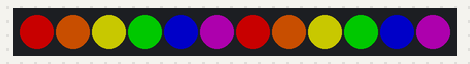
Recording of a sketch running on a simulated Arduino Uno, built with avr-gcc and run on an emulated ATmega328P. Shown: 12 RGB LEDs in strip order, left to right. Dim RGB values are drawn brighter than linear.

Above: at 0.1 s.
At 1.1 s:
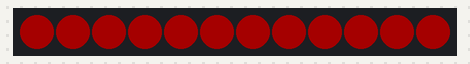

Measured:
- what the display in image 1 shows lasts 1.0 s, from 1.0 s to 2.0 s

The sketch:

09_Neo_Pixel_RAINBOW_Loop_3.ino
```cpp
#include <Adafruit_NeoPixel.h>

#define PIN 4
#define NUMPIXELS 12

int r = 100;
int g = 0;
int b = 0;
int j = 0;

Adafruit_NeoPixel pixels(NUMPIXELS, PIN, NEO_GRB + NEO_KHZ800);

void setup() {
  pixels.begin();
  pixels.setBrightness(100);
  pixels.show();
}


void loop() {
  for (int i = 0; i < NUMPIXELS; i++) {
    if (i % 6 == 0) {
      pixels.setPixelColor(i, pixels.Color(255, 0, 0));    // Red
    } else if (i % 6 == 1) {
      pixels.setPixelColor(i, pixels.Color(255, 100, 0));  // Orange
    } else if (i % 6 == 2) {
      pixels.setPixelColor(i, pixels.Color(255, 255, 0));  // Yellow
    } else if (i % 6 == 3) {
      pixels.setPixelColor(i, pixels.Color(0, 255, 0));    // Green
    } else if (i % 6 == 4) {
      pixels.setPixelColor(i, pixels.Color(0, 0, 255));    // Blue
    } else {
      pixels.setPixelColor(i, pixels.Color(128, 0, 128));  // Purple
    }
  }
pixels.show();
delay(1000);
for (int i = 0; i < NUMPIXELS; i++) {

    pixels.setPixelColor(i, pixels.Color(r, g, b));

  }
  pixels.show();
  delay(1000);
}
```
